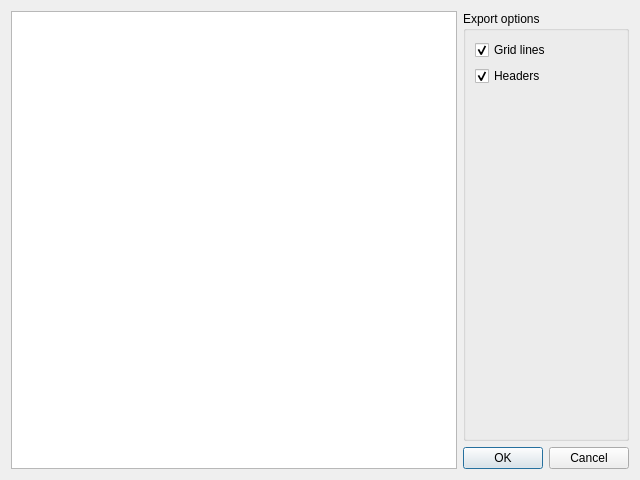
<?xml version="1.0" encoding="UTF-8"?>
<ui version="4.0">
 <class>ExportImageDialog</class>
 <widget class="QDialog" name="ExportImageDialog">
  <property name="geometry">
   <rect>
    <x>0</x>
    <y>0</y>
    <width>640</width>
    <height>480</height>
   </rect>
  </property>
  <property name="windowTitle">
   <string>Export image</string>
  </property>
  <layout class="QHBoxLayout" name="horizontalLayout">
   <item>
    <widget class="QGraphicsView" name="graphicsView">
     <property name="interactive">
      <bool>false</bool>
     </property>
     <property name="renderHints">
      <set>QPainter::Antialiasing</set>
     </property>
    </widget>
   </item>
   <item>
    <layout class="QVBoxLayout" name="verticalLayout">
     <item>
      <widget class="QGroupBox" name="groupBox">
       <property name="title">
        <string>Export options</string>
       </property>
       <layout class="QVBoxLayout" name="verticalLayout_2">
        <item>
         <widget class="QCheckBox" name="gridLinesCheckBox">
          <property name="text">
           <string>Grid lines</string>
          </property>
          <property name="checked">
           <bool>true</bool>
          </property>
         </widget>
        </item>
        <item>
         <widget class="QCheckBox" name="headersCheckBox">
          <property name="text">
           <string>Headers</string>
          </property>
          <property name="checked">
           <bool>true</bool>
          </property>
         </widget>
        </item>
        <item>
         <spacer name="verticalSpacer">
          <property name="orientation">
           <enum>Qt::Vertical</enum>
          </property>
          <property name="sizeHint" stdset="0">
           <size>
            <width>20</width>
            <height>40</height>
           </size>
          </property>
         </spacer>
        </item>
       </layout>
      </widget>
     </item>
     <item>
      <widget class="QDialogButtonBox" name="buttonBox">
       <property name="sizePolicy">
        <sizepolicy hsizetype="Fixed" vsizetype="Fixed">
         <horstretch>0</horstretch>
         <verstretch>0</verstretch>
        </sizepolicy>
       </property>
       <property name="orientation">
        <enum>Qt::Horizontal</enum>
       </property>
       <property name="standardButtons">
        <set>QDialogButtonBox::Cancel|QDialogButtonBox::Ok</set>
       </property>
      </widget>
     </item>
    </layout>
   </item>
  </layout>
 </widget>
 <resources/>
 <connections>
  <connection>
   <sender>buttonBox</sender>
   <signal>accepted()</signal>
   <receiver>ExportImageDialog</receiver>
   <slot>accept()</slot>
   <hints>
    <hint type="sourcelabel">
     <x>248</x>
     <y>254</y>
    </hint>
    <hint type="destinationlabel">
     <x>157</x>
     <y>274</y>
    </hint>
   </hints>
  </connection>
  <connection>
   <sender>buttonBox</sender>
   <signal>rejected()</signal>
   <receiver>ExportImageDialog</receiver>
   <slot>reject()</slot>
   <hints>
    <hint type="sourcelabel">
     <x>316</x>
     <y>260</y>
    </hint>
    <hint type="destinationlabel">
     <x>286</x>
     <y>274</y>
    </hint>
   </hints>
  </connection>
  <connection>
   <sender>gridLinesCheckBox</sender>
   <signal>stateChanged(int)</signal>
   <receiver>ExportImageDialog</receiver>
   <slot>refreshImage()</slot>
   <hints>
    <hint type="sourcelabel">
     <x>551</x>
     <y>41</y>
    </hint>
    <hint type="destinationlabel">
     <x>319</x>
     <y>239</y>
    </hint>
   </hints>
  </connection>
  <connection>
   <sender>headersCheckBox</sender>
   <signal>stateChanged(int)</signal>
   <receiver>ExportImageDialog</receiver>
   <slot>refreshImage()</slot>
   <hints>
    <hint type="sourcelabel">
     <x>551</x>
     <y>64</y>
    </hint>
    <hint type="destinationlabel">
     <x>319</x>
     <y>239</y>
    </hint>
   </hints>
  </connection>
 </connections>
 <slots>
  <slot>refreshImage()</slot>
 </slots>
</ui>
